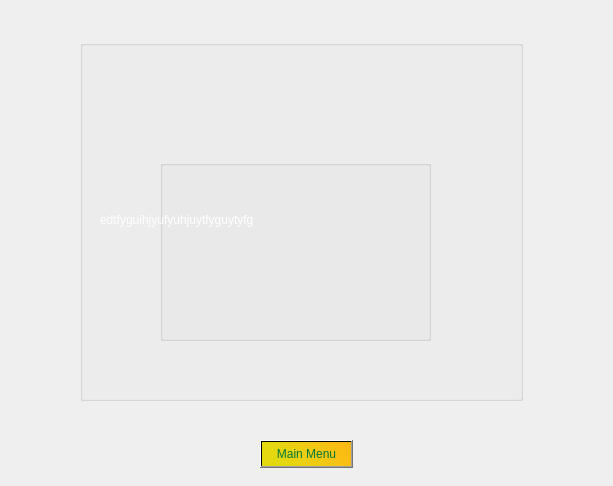
<?xml version="1.0" encoding="UTF-8"?>
<ui version="4.0">
 <class>FinalChapter</class>
 <widget class="QDialog" name="FinalChapter">
  <property name="geometry">
   <rect>
    <x>0</x>
    <y>0</y>
    <width>613</width>
    <height>486</height>
   </rect>
  </property>
  <property name="windowTitle">
   <string>Dialog</string>
  </property>
  <property name="styleSheet">
   <string notr="true"/>
  </property>
  <widget class="QGroupBox" name="groupBox">
   <property name="geometry">
    <rect>
     <x>160</x>
     <y>160</y>
     <width>271</width>
     <height>181</height>
    </rect>
   </property>
   <property name="sizePolicy">
    <sizepolicy hsizetype="Maximum" vsizetype="Maximum">
     <horstretch>0</horstretch>
     <verstretch>0</verstretch>
    </sizepolicy>
   </property>
   <property name="styleSheet">
    <string notr="true">background-image: url(:/finalPic.jpg);
background-repeat: no-repeat;</string>
   </property>
   <property name="title">
    <string/>
   </property>
  </widget>
  <widget class="QPushButton" name="mainMenuBtn">
   <property name="geometry">
    <rect>
     <x>260</x>
     <y>440</y>
     <width>93</width>
     <height>28</height>
    </rect>
   </property>
   <property name="styleSheet">
    <string notr="true">background-color: qlineargradient(spread:pad, x1:0.09, y1:0.193182, x2:1, y2:0, stop:0 rgba(228, 216, 17, 255), stop:1 rgba(255, 183, 20, 255));
color: rgb(2, 120, 57);
font: 8pt &quot;Impact&quot;;</string>
   </property>
   <property name="text">
    <string>Main Menu</string>
   </property>
  </widget>
  <widget class="QGroupBox" name="groupBox_2">
   <property name="geometry">
    <rect>
     <x>80</x>
     <y>40</y>
     <width>443</width>
     <height>361</height>
    </rect>
   </property>
   <property name="styleSheet">
    <string notr="true">background:transparent;
border-color:transparent;</string>
   </property>
   <property name="title">
    <string/>
   </property>
   <widget class="QWidget" name="verticalLayoutWidget">
    <property name="geometry">
     <rect>
      <x>10</x>
      <y>10</y>
      <width>441</width>
      <height>341</height>
     </rect>
    </property>
    <layout class="QVBoxLayout" name="verticalLayout">
     <property name="leftMargin">
      <number>10</number>
     </property>
     <property name="topMargin">
      <number>10</number>
     </property>
     <property name="rightMargin">
      <number>10</number>
     </property>
     <property name="bottomMargin">
      <number>10</number>
     </property>
     <item>
      <widget class="QLabel" name="finalStory">
       <property name="sizePolicy">
        <sizepolicy hsizetype="Fixed" vsizetype="Fixed">
         <horstretch>0</horstretch>
         <verstretch>0</verstretch>
        </sizepolicy>
       </property>
       <property name="styleSheet">
        <string notr="true">font: 9pt &quot;Papyrus&quot;;
color: rgb(255, 255, 255);
background:transparent
</string>
       </property>
       <property name="text">
        <string>edtfyguihjyufyuhjuytfyguytyfg</string>
       </property>
       <property name="scaledContents">
        <bool>true</bool>
       </property>
       <property name="alignment">
        <set>Qt::AlignLeading|Qt::AlignLeft|Qt::AlignVCenter</set>
       </property>
       <property name="wordWrap">
        <bool>true</bool>
       </property>
      </widget>
     </item>
    </layout>
   </widget>
  </widget>
 </widget>
 <resources/>
 <connections/>
</ui>
